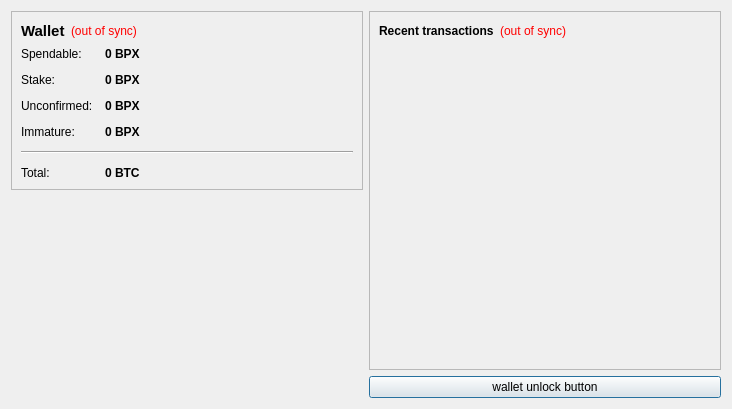
<?xml version="1.0" encoding="UTF-8"?>
<ui version="4.0">
 <class>OverviewPage</class>
 <widget class="QWidget" name="OverviewPage">
  <property name="geometry">
   <rect>
    <x>0</x>
    <y>0</y>
    <width>732</width>
    <height>409</height>
   </rect>
  </property>
  <property name="windowTitle">
   <string>Form</string>
  </property>
  <layout class="QHBoxLayout" name="horizontalLayout" stretch="0,0">
   <item>
    <layout class="QVBoxLayout" name="verticalLayout_2">
     <item>
      <widget class="QFrame" name="frame">
       <property name="frameShape">
        <enum>QFrame::StyledPanel</enum>
       </property>
       <property name="frameShadow">
        <enum>QFrame::Raised</enum>
       </property>
       <layout class="QVBoxLayout" name="verticalLayout_4">
        <item>
         <layout class="QHBoxLayout" name="horizontalLayout_4">
          <item>
           <widget class="QLabel" name="label_5">
            <property name="font">
             <font>
              <pointsize>11</pointsize>
              <weight>75</weight>
              <bold>true</bold>
             </font>
            </property>
            <property name="text">
             <string>Wallet</string>
            </property>
           </widget>
          </item>
          <item>
           <widget class="QLabel" name="labelWalletStatus">
            <property name="toolTip">
             <string>The displayed information may be out of date. Your wallet automatically synchronizes with the BlackPearl network after a connection is established, but this process has not completed yet.</string>
            </property>
            <property name="styleSheet">
             <string notr="true">QLabel { color: red; }</string>
            </property>
            <property name="text">
             <string notr="true">(out of sync)</string>
            </property>
            <property name="alignment">
             <set>Qt::AlignLeading|Qt::AlignLeft|Qt::AlignVCenter</set>
            </property>
           </widget>
          </item>
          <item>
           <spacer name="horizontalSpacer_2">
            <property name="orientation">
             <enum>Qt::Horizontal</enum>
            </property>
            <property name="sizeHint" stdset="0">
             <size>
              <width>40</width>
              <height>20</height>
             </size>
            </property>
           </spacer>
          </item>
         </layout>
        </item>
        <item>
         <layout class="QFormLayout" name="formLayout_2">
          <property name="fieldGrowthPolicy">
           <enum>QFormLayout::AllNonFixedFieldsGrow</enum>
          </property>
          <property name="horizontalSpacing">
           <number>12</number>
          </property>
          <property name="verticalSpacing">
           <number>12</number>
          </property>
          <item row="0" column="0">
           <widget class="QLabel" name="label">
            <property name="text">
             <string>Spendable:</string>
            </property>
           </widget>
          </item>
          <item row="0" column="1">
           <widget class="QLabel" name="labelBalance">
            <property name="font">
             <font>
              <weight>75</weight>
              <bold>true</bold>
             </font>
            </property>
            <property name="cursor">
             <cursorShape>IBeamCursor</cursorShape>
            </property>
            <property name="toolTip">
             <string>Your current spendable balance</string>
            </property>
            <property name="text">
             <string notr="true">0 BPX</string>
            </property>
            <property name="textInteractionFlags">
             <set>Qt::LinksAccessibleByMouse|Qt::TextSelectableByKeyboard|Qt::TextSelectableByMouse</set>
            </property>
           </widget>
          </item>
          <item row="1" column="0">
           <widget class="QLabel" name="label_6">
            <property name="text">
             <string>Stake:</string>
            </property>
           </widget>
          </item>
          <item row="1" column="1">
           <widget class="QLabel" name="labelStake">
            <property name="font">
             <font>
              <weight>75</weight>
              <bold>true</bold>
             </font>
            </property>
            <property name="cursor">
             <cursorShape>IBeamCursor</cursorShape>
            </property>
            <property name="toolTip">
             <string>Total of coins that was staked, and do not yet count toward the current balance</string>
            </property>
            <property name="text">
             <string notr="true">0 BPX</string>
            </property>
            <property name="textInteractionFlags">
             <set>Qt::LinksAccessibleByMouse|Qt::TextSelectableByKeyboard|Qt::TextSelectableByMouse</set>
            </property>
           </widget>
          </item>
          <item row="2" column="0">
           <widget class="QLabel" name="label_3">
            <property name="text">
             <string>Unconfirmed:</string>
            </property>
           </widget>
          </item>
          <item row="2" column="1">
           <widget class="QLabel" name="labelUnconfirmed">
            <property name="font">
             <font>
              <weight>75</weight>
              <bold>true</bold>
             </font>
            </property>
            <property name="cursor">
             <cursorShape>IBeamCursor</cursorShape>
            </property>
            <property name="toolTip">
             <string>Total of transactions that have yet to be confirmed, and do not yet count toward the current balance</string>
            </property>
            <property name="text">
             <string notr="true">0 BPX</string>
            </property>
            <property name="textInteractionFlags">
             <set>Qt::LinksAccessibleByMouse|Qt::TextSelectableByKeyboard|Qt::TextSelectableByMouse</set>
            </property>
           </widget>
          </item>
          <item row="3" column="0">
           <widget class="QLabel" name="labelImmatureText">
            <property name="text">
             <string>Immature:</string>
            </property>
           </widget>
          </item>
          <item row="3" column="1">
           <widget class="QLabel" name="labelImmature">
            <property name="font">
             <font>
              <weight>75</weight>
              <bold>true</bold>
             </font>
            </property>
            <property name="toolTip">
             <string>Mined balance that has not yet matured</string>
            </property>
            <property name="text">
             <string notr="true">0 BPX</string>
            </property>
            <property name="textInteractionFlags">
             <set>Qt::LinksAccessibleByMouse|Qt::TextSelectableByKeyboard|Qt::TextSelectableByMouse</set>
            </property>
           </widget>
          </item>
          <item row="4" column="0" colspan="2">
           <widget class="Line" name="line">
            <property name="orientation">
             <enum>Qt::Horizontal</enum>
            </property>
           </widget>
          </item>
          <item row="5" column="0">
           <widget class="QLabel" name="labelTotalText">
            <property name="text">
             <string>Total:</string>
            </property>
           </widget>
          </item>
          <item row="5" column="1">
           <widget class="QLabel" name="labelTotal">
            <property name="font">
             <font>
              <weight>75</weight>
              <bold>true</bold>
             </font>
            </property>
            <property name="cursor">
             <cursorShape>IBeamCursor</cursorShape>
            </property>
            <property name="toolTip">
             <string>Your current total balance</string>
            </property>
            <property name="text">
             <string notr="true">0 BTC</string>
            </property>
            <property name="textInteractionFlags">
             <set>Qt::LinksAccessibleByMouse|Qt::TextSelectableByKeyboard|Qt::TextSelectableByMouse</set>
            </property>
           </widget>
          </item>
         </layout>
        </item>
       </layout>
      </widget>
     </item>
     <item>
      <spacer name="verticalSpacer_4">
       <property name="orientation">
        <enum>Qt::Vertical</enum>
       </property>
       <property name="sizeHint" stdset="0">
        <size>
         <width>20</width>
         <height>40</height>
        </size>
       </property>
      </spacer>
     </item>
     <item>
      <widget class="QLabel" name="label_2">
       <property name="text">
        <string/>
       </property>
       <property name="pixmap">
        <pixmap resource="../bitcoin.qrc">:/images/Wallet_Logo</pixmap>
       </property>
       <property name="alignment">
        <set>Qt::AlignCenter</set>
       </property>
      </widget>
     </item>
     <item>
      <spacer name="verticalSpacer">
       <property name="orientation">
        <enum>Qt::Vertical</enum>
       </property>
       <property name="sizeHint" stdset="0">
        <size>
         <width>20</width>
         <height>40</height>
        </size>
       </property>
      </spacer>
     </item>
    </layout>
   </item>
   <item>
    <layout class="QVBoxLayout" name="verticalLayout_3">
     <item>
      <widget class="QFrame" name="frame_2">
       <property name="frameShape">
        <enum>QFrame::StyledPanel</enum>
       </property>
       <property name="frameShadow">
        <enum>QFrame::Raised</enum>
       </property>
       <layout class="QVBoxLayout" name="verticalLayout">
        <item>
         <layout class="QHBoxLayout" name="horizontalLayout_2">
          <item>
           <widget class="QLabel" name="label_4">
            <property name="text">
             <string>&lt;b&gt;Recent transactions&lt;/b&gt;</string>
            </property>
           </widget>
          </item>
          <item>
           <widget class="QLabel" name="labelTransactionsStatus">
            <property name="toolTip">
             <string>The displayed information may be out of date. Your wallet automatically synchronizes with the BlackPearl network after a connection is established, but this process has not completed yet.</string>
            </property>
            <property name="styleSheet">
             <string notr="true">QLabel { color: red; }</string>
            </property>
            <property name="text">
             <string notr="true">(out of sync)</string>
            </property>
            <property name="alignment">
             <set>Qt::AlignRight|Qt::AlignTrailing|Qt::AlignVCenter</set>
            </property>
           </widget>
          </item>
          <item>
           <spacer name="horizontalSpacer">
            <property name="orientation">
             <enum>Qt::Horizontal</enum>
            </property>
            <property name="sizeHint" stdset="0">
             <size>
              <width>40</width>
              <height>20</height>
             </size>
            </property>
           </spacer>
          </item>
         </layout>
        </item>
        <item>
         <widget class="QListView" name="listTransactions">
          <property name="styleSheet">
           <string notr="true">QListView { background: transparent; }</string>
          </property>
          <property name="frameShape">
           <enum>QFrame::NoFrame</enum>
          </property>
          <property name="verticalScrollBarPolicy">
           <enum>Qt::ScrollBarAlwaysOff</enum>
          </property>
          <property name="horizontalScrollBarPolicy">
           <enum>Qt::ScrollBarAlwaysOff</enum>
          </property>
          <property name="selectionMode">
           <enum>QAbstractItemView::NoSelection</enum>
          </property>
         </widget>
        </item>
       </layout>
      </widget>
     </item>
     <item>
      <widget class="QPushButton" name="unlockWalletButton">
       <property name="sizePolicy">
        <sizepolicy hsizetype="Minimum" vsizetype="Fixed">
         <horstretch>0</horstretch>
         <verstretch>0</verstretch>
        </sizepolicy>
       </property>
       <property name="maximumSize">
        <size>
         <width>16777214</width>
         <height>16777214</height>
        </size>
       </property>
       <property name="toolTip">
        <string/>
       </property>
       <property name="text">
        <string>wallet unlock button</string>
       </property>
       <property name="checkable">
        <bool>false</bool>
       </property>
       <property name="autoDefault">
        <bool>false</bool>
       </property>
       <property name="default">
        <bool>true</bool>
       </property>
       <property name="flat">
        <bool>false</bool>
       </property>
      </widget>
     </item>
    </layout>
   </item>
  </layout>
 </widget>
 <resources>
  <include location="../bitcoin.qrc"/>
 </resources>
 <connections/>
</ui>
